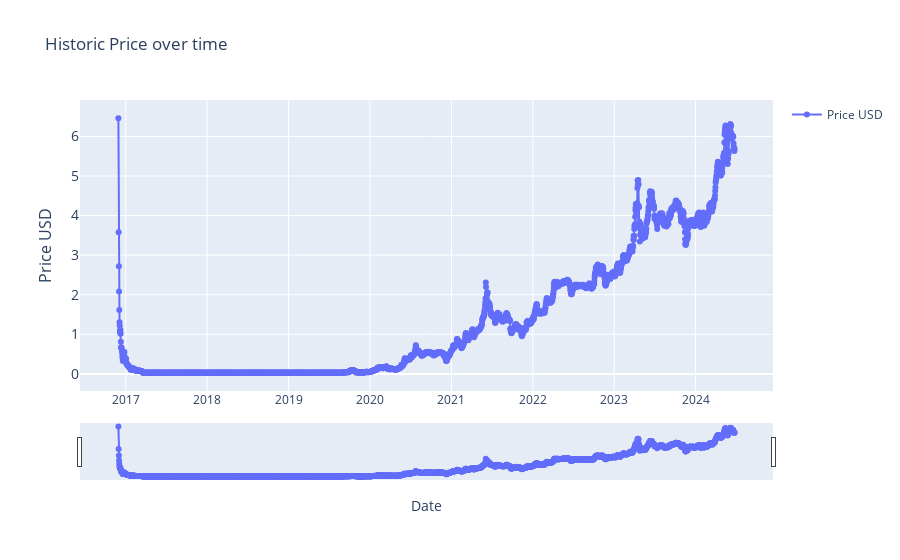

The notebook cell this image was saved under:
### Markdown cell above
### Historic Price (0)

### Code cell
# > Historic Price (Basic)

import plotly.graph_objects as go
import pandas as pd
from ipywidgets import interact, DatePicker
import numpy as np

# renames current item to df
df = current_item

# Function to update the graph based on the selected date range
def update_graph(start_date, end_date):
    # Filtering the data based on the date range
    mask = (df.index >= pd.to_datetime(start_date)) & (df.index <= pd.to_datetime(end_date))
    filtered_data = df.loc[mask]

    # Creating the plot
    fig = go.Figure()
    fig.add_trace(go.Scatter(x=filtered_data.index, y=filtered_data['price_usd'], mode='lines+markers', name='Price USD'))

    # Formatting
    fig.update_layout(
        title='Historic Price over time',
        xaxis_title='Date',
        yaxis_title='Price USD',
        yaxis=dict(
            title='Price USD',
            titlefont_size=16,
            tickfont_size=14,
        ),
        xaxis=dict(  # Added lines for range slider
            rangeslider=dict(
                visible=True
            ),
            type="date"
        ),
        showlegend=True

        )

    fig.show()


# Creating interactive widgets for date selection
start_date_picker = DatePicker(description='Start Date', value=current_item.index[0], disabled=False)
end_date_picker = DatePicker(description='End Date', value=current_item.index[-1], disabled=False)

# Display the interactive widget
interact(update_graph, start_date=start_date_picker, end_date=end_date_picker)

### Figure 1 — Plotly figure (JSON) as saved in the notebook; plotly's stock layout.template omitted (floating-point values rounded to 4 significant figures; data arrays with more than 128 entries replaced by an {"elided": "..."} marker saying what was removed)
{"data": [{"mode": "lines+markers", "name": "Price USD", "type": "scatter", "x": {"elided": "2765 str values"}, "y": {"elided": "2765 float values"}}], "layout": {"showlegend": true, "title": {"text": "Historic Price over time"}, "xaxis": {"rangeslider": {"visible": true}, "title": {"text": "Date"}, "type": "date"}, "yaxis": {"tickfont": {"size": 14}, "title": {"font": {"size": 16}, "text": "Price USD"}}}}
